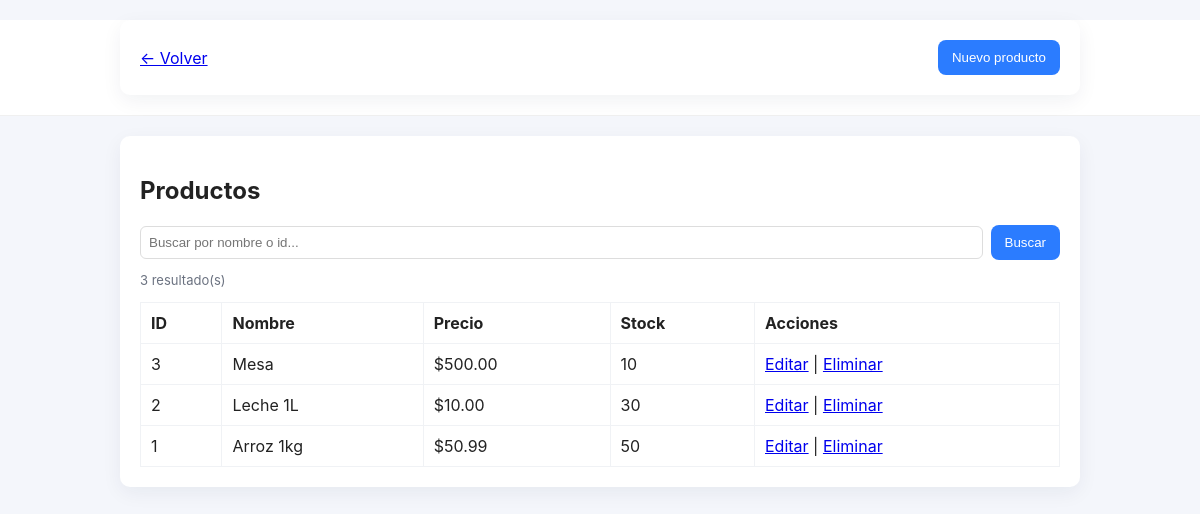
The page /products.php (signed in) on the database its author committed.
### tables this page shows
CREATE TABLE `products` (
  `id` int(11) NOT NULL,
  `name` varchar(150) NOT NULL,
  `price` decimal(10,2) NOT NULL,
  `stock` int(11) NOT NULL DEFAULT 0,
  `created_at` timestamp NOT NULL DEFAULT current_timestamp()
);

### products.php (the view, shortened to what this page needs)
<?php
include "conexion.php";
$q = trim($_GET['q'] ?? '');
if ($q !== '') {
    $search = "%{$q}%";
    $stmt = $conexion->prepare("SELECT * FROM products WHERE name LIKE ? OR id LIKE ? ORDER BY id DESC");
    $stmt->bind_param("ss", $search, $search);
    $stmt->execute();
    $res = $stmt->get_result();
    $total = $res->num_rows;
} else {
    $res = $conexion->query("SELECT * FROM products ORDER BY id DESC");
    $total = $res->num_rows;
}
?>
<!DOCTYPE html>
<html lang="es">
<head>
<link rel="stylesheet" href="assets/css/style.css">
</head>
<body>
<header class="topbar">
  <div class="container">
    <a href="dashboard.php">← Volver</a>
    <nav>
      <button href="product_add.php" class="btn">Nuevo producto</button>
    </nav>
  </div>
</header>
<main class="container">
  <h2>Productos</h2>
  <form id="searchForm" method="get" action="products.php" style="margin-bottom:12px; display:flex; gap:8px; align-items:center;">
    <input type="search" name="q" placeholder="Buscar por nombre o id..." value="<?=htmlspecialchars($q)?>" style="flex:1; padding:8px; border-radius:6px; border:1px solid #ddd;">
    <button type="submit" class="btn">Buscar</button>
  </form>
  <p class="muted"><?= $total ?> resultado(s)<?= $q !== '' ? " para \"".htmlspecialchars($q)."\"" : "" ?></p>
  <table class="table">
    <thead>
      <tr><th>ID</th><th>Nombre</th><th>Precio</th><th>Stock</th><th>Acciones</th></tr>
    </thead>
    <tbody>
      <?php if ($res && $res->num_rows > 0): ?>
        <?php while($row = $res->fetch_assoc()): ?>
          <tr>
            <td><?= $row['id'] ?></td>
            <td><?= htmlspecialchars($row['name']) ?></td>
            <td>$<?= number_format($row['price'],2) ?></td>
            <td><?= $row['stock'] ?></td>
            <td>
              <a href="product_edit.php?id=<?= $row['id'] ?>">Editar</a> |
              <a href="products.php?delete=<?= $row['id'] ?>" onclick="return confirm('Eliminar producto?')">Eliminar</a>
            </td>
          </tr>
        <?php endwhile; ?>
      <?php else: ?>
        <tr><td colspan="5">No se encontraron productos.</td></tr>
      <?php endif; ?>
    </tbody>
  </table>
</main>
</body>
</html>

### assets/css/style.css (style rules this page uses)
:root { --primary:#2b7cff; --bg:#f4f6fb; --card:#ffffff; --text:#222; }
* { box-sizing:border-box }
body { font-family:Inter,Arial,Helvetica,sans-serif;margin:0;background:var(--bg);color:var(--text);-webkit-font-smoothing:antialiased }
.container { width:95%;max-width:960px;margin:20px auto;padding:20px;background:var(--card);border-radius:10px;box-shadow:0 6px 20px rgba(20,30,60,0.06) }
.topbar { background:var(--card);border-bottom:1px solid rgba(0,0,0,0.06) }
.topbar .container { display:flex;justify-content:space-between;align-items:center }
.btn { background:var(--primary);color:#ffffff;padding:10px 14px;border-radius:8px;border:none;cursor:pointer;text-decoration:none;display:inline-block }
.table { width:100%;border-collapse:collapse;margin-top:14px }
.table th,.table td { padding:10px;border:1px solid #f0f2f5;text-align:left }
.muted { color:#6b7280;font-size:13px;margin-top:12px }

### rows shown on the page
products: id "3", name "Mesa", price "500.00", stock "10"
products: id "2", name "Leche 1L", price "10.00", stock "30"
products: id "1", name "Arroz 1kg", price "50.99", stock "50"

### other values the page prints
$total "3"
